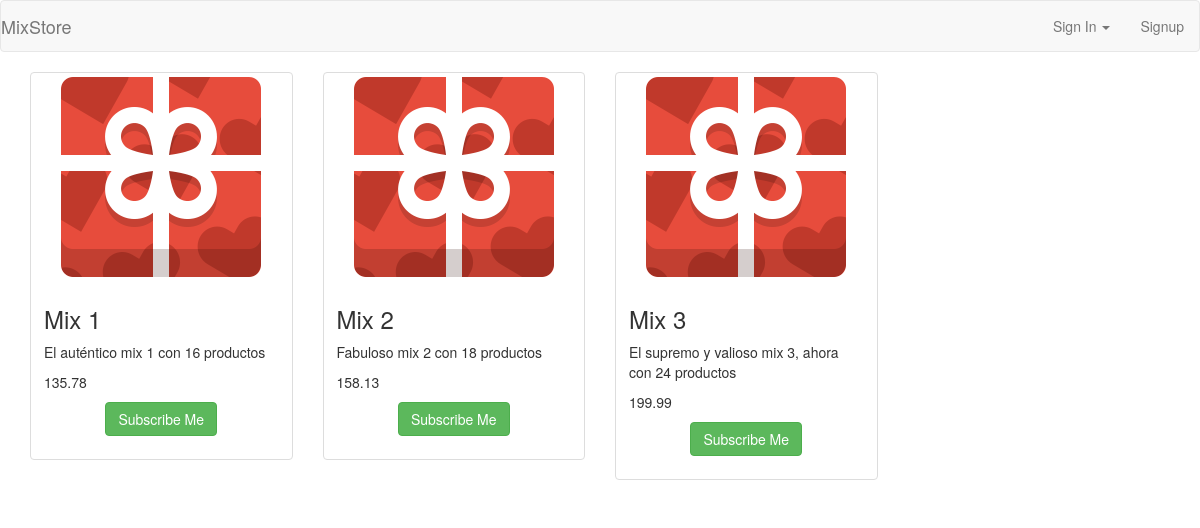
The page / on the database its author committed.
### tables this page shows
CREATE TABLE `products` (
  `id` int(11) NOT NULL AUTO_INCREMENT,
  `name` text,
  `price` float(8,2) DEFAULT NULL,
  `description` text,
  `image` varchar(60) DEFAULT NULL,
  `stripe_plan_id` varchar(60) DEFAULT NULL,
  PRIMARY KEY (`id`)
);

### index.php (the view, shortened to what this page needs)
<?php
	$products_query = mysql_query("SELECT * from products");
?>
<!DOCTYPE html>
<html>
	<head>
		<?php require(DIR_MODULES.'head_includes.php'); ?>
	</head>
	<body>
		<?php require(DIR_MODULES.'navbar.php'); ?>
		<div class="container">
			<div class="row">
				<?php while ( $product = mysql_fetch_array($products_query) ) : ?>
				<div class="col-md-3">
					<div class="thumbnail">
						<img src="<?= $product['image']; ?>">
						<div class="caption">
							<h3><?= $product['name']; ?></h3>
							<p><?= $product['description']; ?></p>
							<p><?= $product['price']; ?></p>
							<p class="text-center"><a href="subscribe_checkout.php?product_id=<?= $product['id']; ?>" class="btn btn-success" role="button">Subscribe Me</a></p>
						</div>
					</div>
				</div>
				<?php endwhile; ?>
			</div>
		</div>
	</body>
</html>

### includes/modules/head_includes.php (shortened to what this page needs)
<link href="../css/bootstrap.min.css" rel="stylesheet">

### includes/modules/navbar.php (shortened to what this page needs)
<nav class="navbar navbar-default" role="navigation">
  <div class="container-fluid">
    <div class="row">
      <div class="navbar-header">
        <a class="navbar-brand" href="index.php">MixStore</a>
      </div>
      <div class="collapse navbar-collapse" id="bs-example-navbar-collapse-1">
        <ul class="nav navbar-nav navbar-right">
          <?php if(!isset($_SESSION['user_id'])) : ?>
          <li class="dropdown">
            <a href="#" class="dropdown-toggle" data-toggle="dropdown">Sign In <b class="caret"></b></a>
          </li>
          <li><a href="signup.php">Signup</a></li>
          <?php else : ?>
          <li><a href="account.php">Mi Cuenta</a></li>
          <li><a href="logout.php">Cerrar Sesi&oacute;n</a></li>
          <?php endif; ?>
        </ul>
      </div>
    </div>
  </div>
</nav>

### rows shown on the page
products: image (picture), name "Mix 1", description "El auténtico mix 1 con 16 productos", price "135.78"
products: image (picture), name "Mix 2", description "Fabuloso mix 2 con 18 productos", price "158.13"
products: image (picture), name "Mix 3", description "El supremo y valioso mix 3, ahora con 24 productos", price "199.99"
